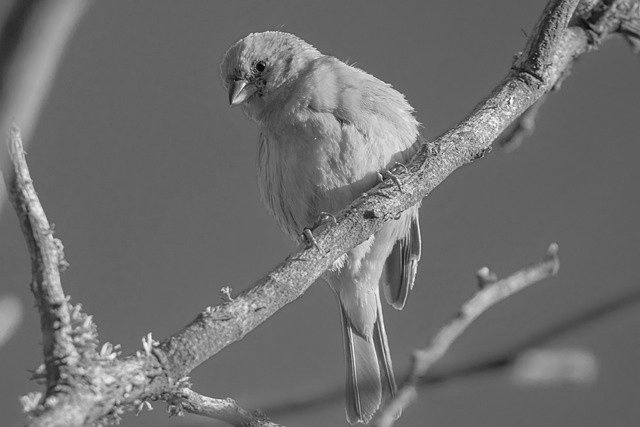
#> input picture CV/bird.jpg, 640 x 427 px, found by its file name
$ python noise.py
#> lines starting #> are read from the running program, lines starting #| are printed output that depends on the picture; long printed decimals are rounded
import cv2
import numpy as np

## Do not erase or modify any lines already written
## Each noise function should return image with noise

def add_gaussian_noise(image):
    # Use mean of 0, and standard deviation of image itself to generate gaussian noise
    sigma = np.std(image)
    height, width = image.shape
    for i in range(height):
        for j in range(width):
            noise = np.random.normal(0, sigma)
            image[i][j] += noise
    return image

def add_uniform_noise(image):
    # Generate noise of uniform distribution in range [0, standard deviation of image)
    sigma = np.std(image)
    a = 2 * 3 ** (1/2)
    height, width = image.shape
    for i in range(height):
        for j in range(width):
            noise = np.random.randn() * sigma / a + sigma / 2
            image[i][j] += noise
    return image

def apply_impulse_noise(image):
    # Implement pepper noise so that 20% of the image is noisy
    height, width = image.shape
    percent = (int) (height * width * 20 / 100)

    for i in range(percent):
        if i < percent:
            image[np.random.randint(height)][np.random.randint(width)] = np.random.randint(2) * 255
        else: break

    return image


def rms(img1, img2):
    # This function calculates RMS error between two grayscale images.
    # Two images should have same sizes.
    if (img1.shape[0] != img2.shape[0]) or (img1.shape[1] != img2.shape[1]):
        raise Exception("img1 and img2 should have the same sizes.")

    diff = np.abs(img1.astype(np.int32) - img2.astype(np.int32))

    return np.sqrt(np.mean(diff ** 2))


if __name__ == '__main__':
    np.random.seed(0)
    original = cv2.imread('bird.jpg', cv2.IMREAD_GRAYSCALE)
#> original is the input picture: shape (427, 640); min 0, max 255, mean 110.5

    gaussian = add_gaussian_noise(original.copy())
#> in add_gaussian_noise, `sigma = np.std(image)`: sigma = 29.91
#> after the loop in add_gaussian_noise, `for i in range(height):`:
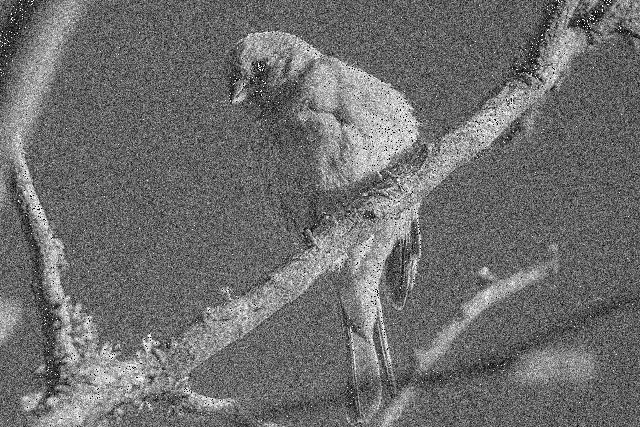
#> image: shape (427, 640); min 0, max 255, mean 110
    print("RMS for Gaussian noise:", rms(original, gaussian))
#> in rms, `diff = np.abs(img1.astype(np.int32) - img2.astype(np.int32))`:
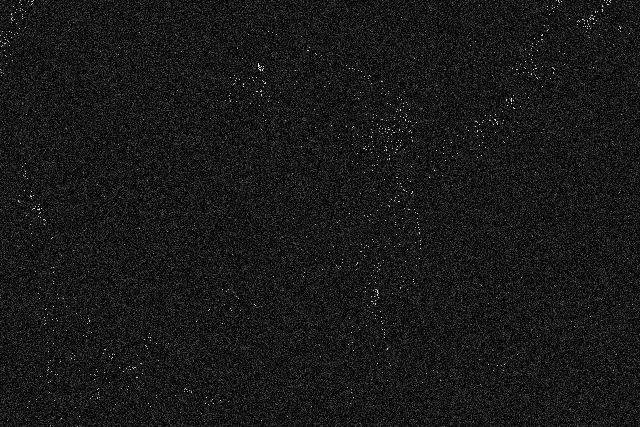
#> diff: shape (427, 640) int32; min 0, max 253, mean 24.3
#| RMS for Gaussian noise: 31.678
    cv2.imwrite('gaussian.jpg', gaussian)

    uniform = add_uniform_noise(original.copy())
#> after the loop in add_uniform_noise, `for i in range(height):`:
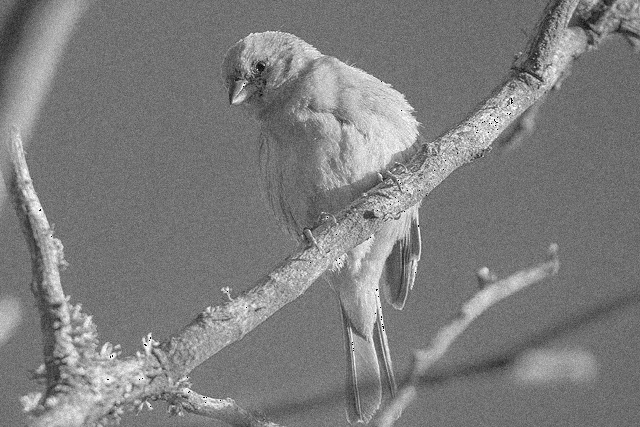
#> image: shape (427, 640); min 0, max 255, mean 124.9
    print("RMS for Uniform noise:", rms(original, uniform))
#> in rms (call 2), `diff = np.abs(img1.astype(np.int32) - img2.astype(np.int32))`:
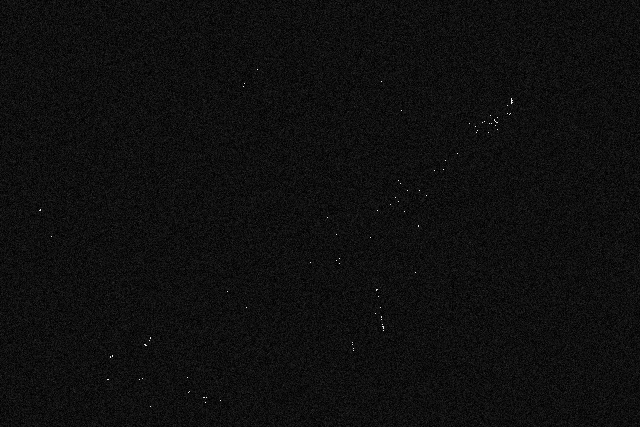
#> diff: shape (427, 640) int32; min 0, max 251, mean 14.9
#| RMS for Uniform noise: 17.481
    cv2.imwrite('uniform.jpg', uniform)

    impulse = apply_impulse_noise(original.copy())
#> after the loop in apply_impulse_noise, `for i in range(percent):`:
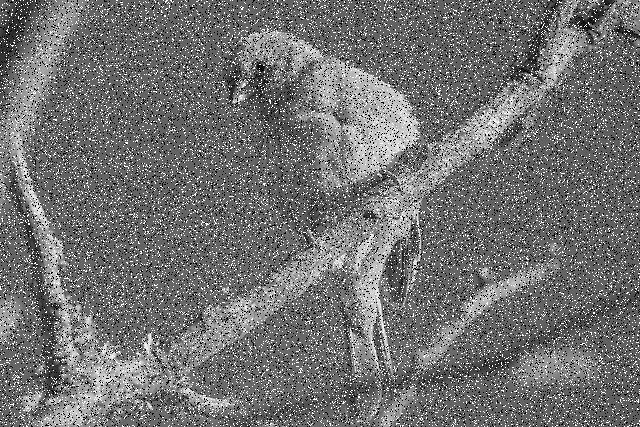
#> image: shape (427, 640); min 0, max 255, mean 113.5
    print("RMS for Impulse noise:", rms(original, impulse))
#> in rms (call 3), `diff = np.abs(img1.astype(np.int32) - img2.astype(np.int32))`:
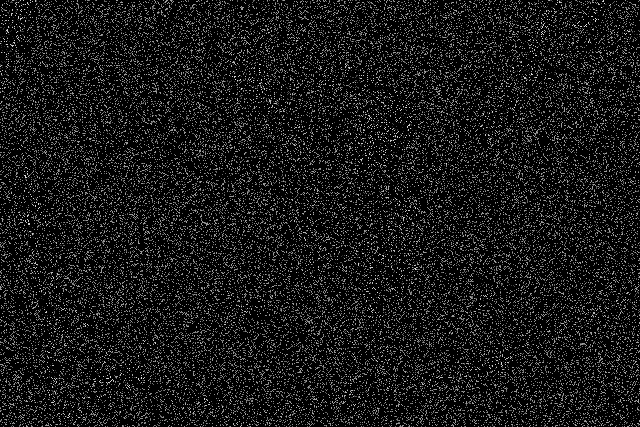
#> diff: shape (427, 640) int32; min 0, max 255, mean 23.1
#| RMS for Impulse noise: 56.174
    cv2.imwrite('impulse.jpg', impulse)

$ run again, with CV/task2_noised2.png saved as CV/bird.jpg
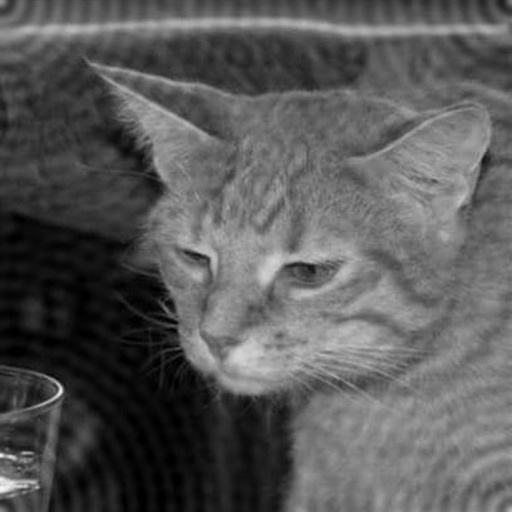
#> input picture CV/task2_noised2.png, 512 x 512 px, found by its file name
#> original is the input picture: shape (512, 512); min 0, max 247, mean 88.7
#> in add_gaussian_noise, `sigma = np.std(image)`: sigma = 47.37
#> in rms, `diff = np.abs(img1.astype(np.int32) - img2.astype(np.int32))`:
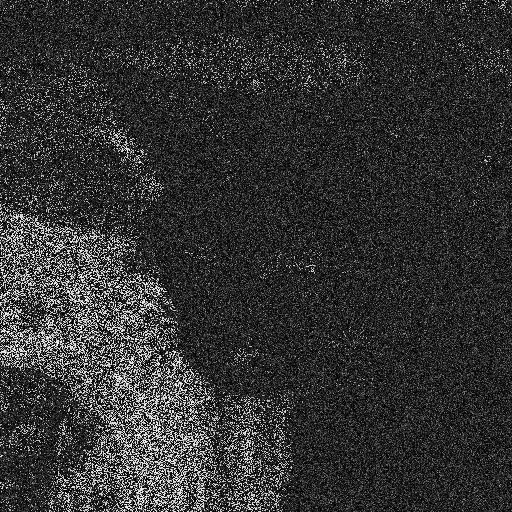
#> diff: shape (512, 512) int32; min 0, max 255, mean 51.2
#| RMS for Gaussian noise: 75.494
#| RMS for Uniform noise: 28.247
#> in rms (call 3), `diff = np.abs(img1.astype(np.int32) - img2.astype(np.int32))`:
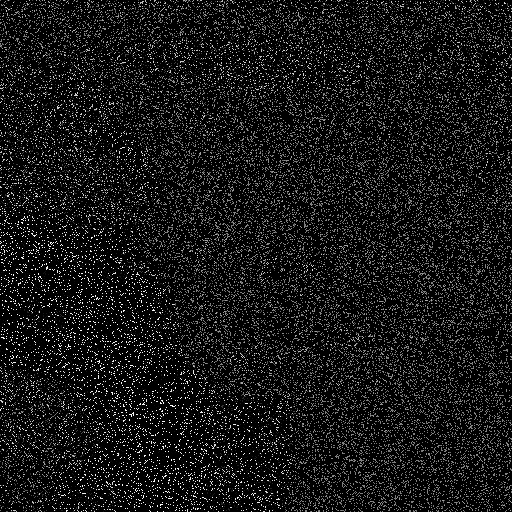
#> diff: shape (512, 512) int32; min 0, max 255, mean 23.1
#| RMS for Impulse noise: 60.314
